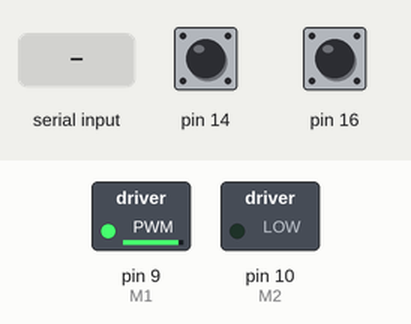
A sketch run on a simulated Arduino Uno, built with avr-gcc and run on an emulated ATmega328P. Parts: switched loads named in the sketch (green lamp = pin HIGH). The test bench sets the inputs (shaded band); at power-on: pin 14 HIGH, pin 16 HIGH. What the sketch prints to the serial monitor is not drawn.

Above: at 1.2 s.
1.3 s: "5\n" received over Serial
At 2.39 s:
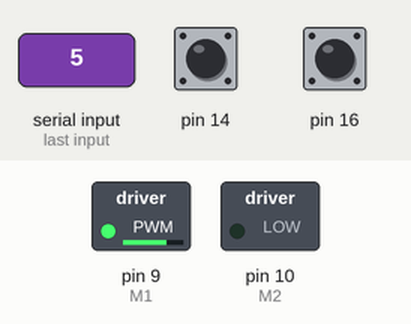
At 4.19 s:
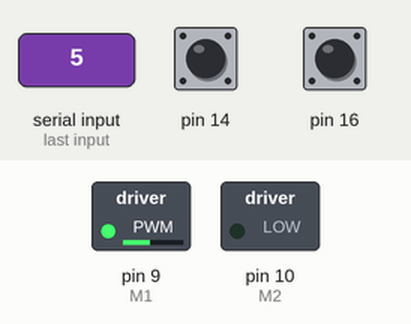
4.3 s: "90\n" received over Serial
At 5.6 s:
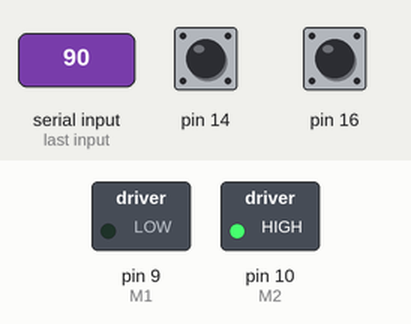
Timing chart, 0 to 7.3 s (numbered marks = the images above; inputs shaded):
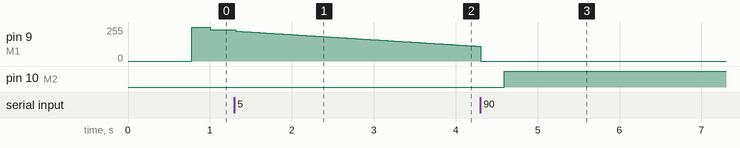

Measured:
- after the input at 1.3 s, pin 9 (M1): moves from 235/255 to 110/255 over 3.0 s, starting at once

The sketch:

DC_motor_encoder_speed_control_using_hardware_circuit.ino
```cpp
//pcf8575 library: https://github.com/skywodd/pcf8574_arduino_library/tree/master/PCF8575
// Thanks to Brett Beauregard for his nice PID library http://brettbeauregard.com/blog/2011/04/improving-the-beginners-pid-introduction/

#include <PID_v1.h>  // Required to compute PID
#include <Wire.h>    // Required for I2C communication
#include "PCF8575.h" // Required for PCF8575
#define M1              9
#define M2              10

PCF8575 expander;

String inString = "";
double kp =2, ki = 20 , kd =0;             // modify for optimal performance
double input = 0, output = 0, setpoint = 0;
int temp;
unsigned long lastTime,now;
int encoderPos = 0,last_pos=0;
PID myPID(&input, &output, &setpoint, kp, ki, kd, DIRECT);  // if motor will only run at full speed try 'REVERSE' instead of 'DIRECT'

void setup() {
  TCCR1B = TCCR1B & 0b11111000 | 1;                   // set 31KHz PWM to prevent motor noise
  myPID.SetMode(AUTOMATIC);
  myPID.SetSampleTime(1);
  myPID.SetOutputLimits(-255, 255);
  expander.begin(0x20);
  Serial.begin (115200);                              // for debugging
}

void loop() {
   now = millis();
   encoderPos= (expander.read());
   int timeChange = (now - lastTime);
   if(timeChange>=500 )
   {
      temp = (int)(encoderPos-last_pos);
      input = (360.0*1000.0*temp)/(2200.0*(now - lastTime));
      lastTime=now;
      last_pos=encoderPos;
   }

    if (Serial.available() > 0) {
    int inChar = Serial.read();
    if (isDigit(inChar)) {
      // convert the incoming byte to a char and add it to the string:
      inString += (char)inChar;
    }
    // if you get a newline, print the string, then the string's value:
    if (inChar == '\n') {
      setpoint= (double)inString.toInt();

      // clear the string for new input:
      inString = "";
    }
  }

  Serial.print("C: ");
  Serial.println(input);                      // monitor motor position
  Serial.print("T ");
  Serial.println((int)setpoint);

  myPID.Compute();                                    // calculate new output
  Serial.print("O ");
  Serial.println((int)output);
  pwmOut(output);                                     // drive L298N H-Bridge module

  /*Serial.print("E ");
  Serial.println(encoderPos);

  Serial.print("L ");
  Serial.println(last_pos); */

}

void pwmOut(int out) {                                // to H-Bridge board
  if (out > 0) {
    analogWrite(M2, out);                             // drive motor CW
    analogWrite(M1, 0);
  }
  else {
    analogWrite(M2, 0);
    analogWrite(M1, abs(out));                        // drive motor CCW
  }
}
```
